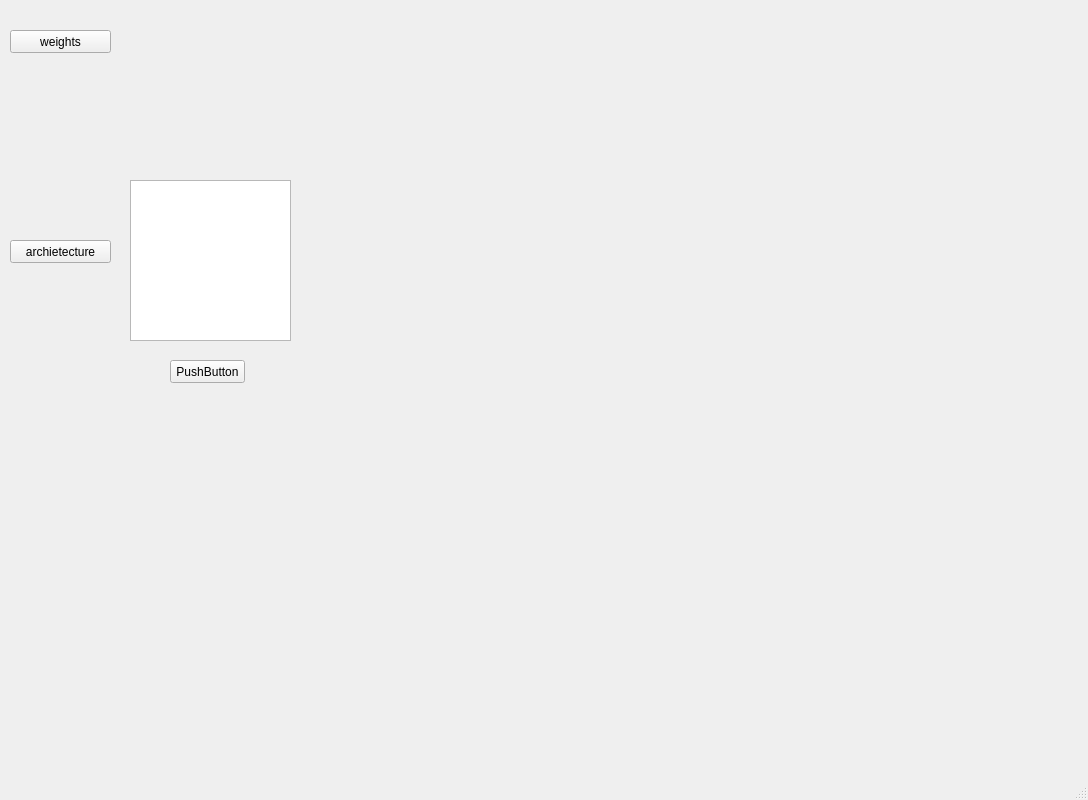
<?xml version="1.0" encoding="UTF-8"?>
<ui version="4.0">
 <class>MainWindow</class>
 <widget class="QMainWindow" name="MainWindow">
  <property name="geometry">
   <rect>
    <x>0</x>
    <y>0</y>
    <width>1088</width>
    <height>800</height>
   </rect>
  </property>
  <property name="windowTitle">
   <string>MainWindow</string>
  </property>
  <widget class="QWidget" name="centralwidget">
   <widget class="MatplotlibWidget" name="matplotlibwidget_static" native="true">
    <property name="geometry">
     <rect>
      <x>399</x>
      <y>10</y>
      <width>301</width>
      <height>700</height>
     </rect>
    </property>
   </widget>
   <widget class="QPushButton" name="pushButton">
    <property name="geometry">
     <rect>
      <x>10</x>
      <y>30</y>
      <width>101</width>
      <height>23</height>
     </rect>
    </property>
    <property name="text">
     <string>weights</string>
    </property>
   </widget>
   <widget class="QPushButton" name="pushButton_2">
    <property name="geometry">
     <rect>
      <x>10</x>
      <y>240</y>
      <width>101</width>
      <height>23</height>
     </rect>
    </property>
    <property name="text">
     <string>archietecture</string>
    </property>
   </widget>
   <widget class="MatplotlibWidget" name="matplotlibwidget_static_2" native="true">
    <property name="geometry">
     <rect>
      <x>320</x>
      <y>30</y>
      <width>731</width>
      <height>491</height>
     </rect>
    </property>
   </widget>
   <widget class="QListView" name="listView">
    <property name="geometry">
     <rect>
      <x>130</x>
      <y>180</y>
      <width>161</width>
      <height>161</height>
     </rect>
    </property>
   </widget>
   <widget class="QPushButton" name="pushButton_3">
    <property name="geometry">
     <rect>
      <x>170</x>
      <y>360</y>
      <width>75</width>
      <height>23</height>
     </rect>
    </property>
    <property name="text">
     <string>PushButton</string>
    </property>
   </widget>
  </widget>
  <widget class="QMenuBar" name="menubar">
   <property name="geometry">
    <rect>
     <x>0</x>
     <y>0</y>
     <width>1088</width>
     <height>23</height>
    </rect>
   </property>
  </widget>
  <widget class="QStatusBar" name="statusbar"/>
 </widget>
 <customwidgets>
  <customwidget>
   <class>MatplotlibWidget</class>
   <extends>QWidget</extends>
   <header location="global">matplotlibwidget.h</header>
   <container>1</container>
  </customwidget>
 </customwidgets>
 <resources/>
 <connections>
  <connection>
   <sender>pushButton</sender>
   <signal>clicked()</signal>
   <receiver>matplotlibwidget_static</receiver>
   <slot>show()</slot>
   <hints>
    <hint type="sourcelabel">
     <x>84</x>
     <y>56</y>
    </hint>
    <hint type="destinationlabel">
     <x>499</x>
     <y>78</y>
    </hint>
   </hints>
  </connection>
  <connection>
   <sender>pushButton_2</sender>
   <signal>clicked()</signal>
   <receiver>matplotlibwidget_static</receiver>
   <slot>hide()</slot>
   <hints>
    <hint type="sourcelabel">
     <x>71</x>
     <y>271</y>
    </hint>
    <hint type="destinationlabel">
     <x>497</x>
     <y>183</y>
    </hint>
   </hints>
  </connection>
  <connection>
   <sender>pushButton_2</sender>
   <signal>clicked()</signal>
   <receiver>matplotlibwidget_static_2</receiver>
   <slot>show()</slot>
   <hints>
    <hint type="sourcelabel">
     <x>36</x>
     <y>276</y>
    </hint>
    <hint type="destinationlabel">
     <x>320</x>
     <y>242</y>
    </hint>
   </hints>
  </connection>
  <connection>
   <sender>pushButton</sender>
   <signal>clicked()</signal>
   <receiver>matplotlibwidget_static_2</receiver>
   <slot>hide()</slot>
   <hints>
    <hint type="sourcelabel">
     <x>104</x>
     <y>59</y>
    </hint>
    <hint type="destinationlabel">
     <x>320</x>
     <y>137</y>
    </hint>
   </hints>
  </connection>
  <connection>
   <sender>pushButton</sender>
   <signal>clicked()</signal>
   <receiver>listView</receiver>
   <slot>hide()</slot>
   <hints>
    <hint type="sourcelabel">
     <x>67</x>
     <y>60</y>
    </hint>
    <hint type="destinationlabel">
     <x>189</x>
     <y>214</y>
    </hint>
   </hints>
  </connection>
  <connection>
   <sender>pushButton_2</sender>
   <signal>clicked()</signal>
   <receiver>listView</receiver>
   <slot>show()</slot>
   <hints>
    <hint type="sourcelabel">
     <x>93</x>
     <y>277</y>
    </hint>
    <hint type="destinationlabel">
     <x>158</x>
     <y>276</y>
    </hint>
   </hints>
  </connection>
  <connection>
   <sender>pushButton</sender>
   <signal>clicked()</signal>
   <receiver>pushButton_3</receiver>
   <slot>hide()</slot>
   <hints>
    <hint type="sourcelabel">
     <x>42</x>
     <y>61</y>
    </hint>
    <hint type="destinationlabel">
     <x>238</x>
     <y>400</y>
    </hint>
   </hints>
  </connection>
  <connection>
   <sender>pushButton_2</sender>
   <signal>clicked()</signal>
   <receiver>pushButton_3</receiver>
   <slot>show()</slot>
   <hints>
    <hint type="sourcelabel">
     <x>21</x>
     <y>270</y>
    </hint>
    <hint type="destinationlabel">
     <x>194</x>
     <y>392</y>
    </hint>
   </hints>
  </connection>
  <connection>
   <sender>listView</sender>
   <signal>clicked(QModelIndex)</signal>
   <receiver>matplotlibwidget_static_2</receiver>
   <slot>show()</slot>
   <hints>
    <hint type="sourcelabel">
     <x>281</x>
     <y>339</y>
    </hint>
    <hint type="destinationlabel">
     <x>352</x>
     <y>337</y>
    </hint>
   </hints>
  </connection>
  <connection>
   <sender>pushButton_3</sender>
   <signal>clicked()</signal>
   <receiver>matplotlibwidget_static_2</receiver>
   <slot>show()</slot>
   <hints>
    <hint type="sourcelabel">
     <x>216</x>
     <y>397</y>
    </hint>
    <hint type="destinationlabel">
     <x>351</x>
     <y>388</y>
    </hint>
   </hints>
  </connection>
 </connections>
</ui>
